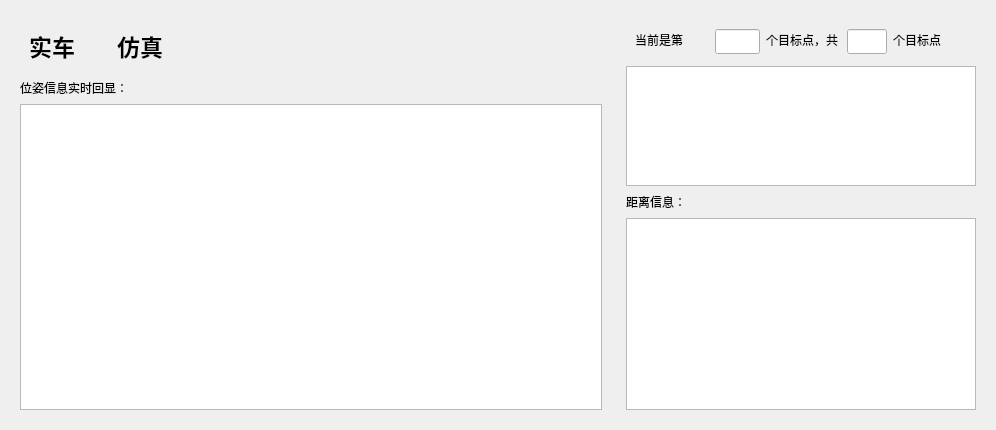
            <widget class="QWidget" name="tab_6">
             <attribute name="title">
              <string>Navigation Data</string>
             </attribute>
             <layout class="QHBoxLayout" name="horizontalLayout_54">
              <item>
               <widget class="QWidget" name="widget_12" native="true">
                <property name="minimumSize">
                 <size>
                  <width>600</width>
                  <height>0</height>
                 </size>
                </property>
                <property name="maximumSize">
                 <size>
                  <width>600</width>
                  <height>16777215</height>
                 </size>
                </property>
                <layout class="QVBoxLayout" name="verticalLayout_47">
                 <item>
                  <layout class="QHBoxLayout" name="horizontalLayout_53">
                   <item>
                    <widget class="QWidget" name="widget_9" native="true">
                     <layout class="QHBoxLayout" name="horizontalLayout_49">
                      <item>
                       <widget class="QLabel" name="label_26">
                        <property name="font">
                         <font>
                          <family>DejaVu Serif 13</family>
                          <pointsize>17</pointsize>
                          <weight>75</weight>
                          <bold>true</bold>
                         </font>
                        </property>
                        <property name="text">
                         <string>实车</string>
                        </property>
                       </widget>
                      </item>
                      <item>
                       <widget class="QLabel" name="label_truecardisplay">
                        <property name="minimumSize">
                         <size>
                          <width>30</width>
                          <height>30</height>
                         </size>
                        </property>
                        <property name="maximumSize">
                         <size>
                          <width>30</width>
                          <height>30</height>
                         </size>
                        </property>
                        <property name="text">
                         <string/>
                        </property>
                        <property name="pixmap">
                         <pixmap resource="../resources/images.qrc">:/images/Red.png</pixmap>
                        </property>
                        <property name="scaledContents">
                         <bool>true</bool>
                        </property>
                       </widget>
                      </item>
                      <item>
                       <widget class="QLabel" name="label_33">
                        <property name="font">
                         <font>
                          <family>DejaVu Serif 13</family>
                          <pointsize>17</pointsize>
                          <weight>75</weight>
                          <bold>true</bold>
                         </font>
                        </property>
                        <property name="text">
                         <string>仿真</string>
                        </property>
                       </widget>
                      </item>
                      <item>
                       <widget class="QLabel" name="label_simdisplay">
                        <property name="minimumSize">
                         <size>
                          <width>30</width>
                          <height>30</height>
                         </size>
                        </property>
                        <property name="maximumSize">
                         <size>
                          <width>30</width>
                          <height>30</height>
                         </size>
                        </property>
                        <property name="text">
                         <string/>
                        </property>
                        <property name="pixmap">
                         <pixmap resource="../resources/images.qrc">:/images/Red.png</pixmap>
                        </property>
                        <property name="scaledContents">
                         <bool>true</bool>
                        </property>
                       </widget>
                      </item>
                     </layout>
                    </widget>
                   </item>
                   <item>
                    <spacer name="horizontalSpacer_31">
                     <property name="orientation">
                      <enum>Qt::Horizontal</enum>
                     </property>
                     <property name="sizeHint" stdset="0">
                      <size>
                       <width>40</width>
                       <height>20</height>
                      </size>
                     </property>
                    </spacer>
                   </item>
                  </layout>
                 </item>
                 <item>
                  <layout class="QHBoxLayout" name="horizontalLayout_52">
                   <item>
                    <widget class="QLabel" name="label_34">
                     <property name="text">
                      <string>位姿信息实时回显：</string>
                     </property>
                    </widget>
                   </item>
                   <item>
                    <spacer name="horizontalSpacer_30">
                     <property name="orientation">
                      <enum>Qt::Horizontal</enum>
                     </property>
                     <property name="sizeHint" stdset="0">
                      <size>
                       <width>40</width>
                       <height>20</height>
                      </size>
                     </property>
                    </spacer>
                   </item>
                  </layout>
                 </item>
                 <item>
                  <widget class="QTextEdit" name="textEdit_odomData"/>
                 </item>
                </layout>
               </widget>
              </item>
              <item>
               <widget class="QWidget" name="widget_10" native="true">
                <layout class="QVBoxLayout" name="verticalLayout_46">
                 <item>
                  <widget class="QWidget" name="widget_11" native="true">
                   <property name="minimumSize">
                    <size>
                     <width>350</width>
                     <height>40</height>
                    </size>
                   </property>
                   <property name="maximumSize">
                    <size>
                     <width>350</width>
                     <height>40</height>
                    </size>
                   </property>
                   <layout class="QHBoxLayout" name="horizontalLayout_50">
                    <item>
                     <widget class="QLabel" name="label_35">
                      <property name="text">
                       <string>当前是第</string>
                      </property>
                     </widget>
                    </item>
                    <item>
                     <widget class="QLineEdit" name="lineEdit_current">
                      <property name="minimumSize">
                       <size>
                        <width>45</width>
                        <height>25</height>
                       </size>
                      </property>
                      <property name="maximumSize">
                       <size>
                        <width>40</width>
                        <height>25</height>
                       </size>
                      </property>
                      <property name="font">
                       <font>
                        <family>DejaVu Serif 13</family>
                        <pointsize>13</pointsize>
                        <weight>75</weight>
                        <bold>true</bold>
                       </font>
                      </property>
                      <property name="styleSheet">
                       <string notr="true">color: rgb(193, 125, 17);</string>
                      </property>
                     </widget>
                    </item>
                    <item>
                     <widget class="QLabel" name="label_36">
                      <property name="text">
                       <string>个目标点，共</string>
                      </property>
                     </widget>
                    </item>
                    <item>
                     <widget class="QLineEdit" name="lineEdit_total">
                      <property name="minimumSize">
                       <size>
                        <width>40</width>
                        <height>25</height>
                       </size>
                      </property>
                      <property name="maximumSize">
                       <size>
                        <width>40</width>
                        <height>25</height>
                       </size>
                      </property>
                      <property name="font">
                       <font>
                        <family>DejaVu Serif 13</family>
                        <pointsize>13</pointsize>
                        <weight>75</weight>
                        <bold>true</bold>
                       </font>
                      </property>
                      <property name="styleSheet">
                       <string notr="true">color: rgb(245, 121, 0);</string>
                      </property>
                     </widget>
                    </item>
                    <item>
                     <widget class="QLabel" name="label_37">
                      <property name="text">
                       <string>个目标点</string>
                      </property>
                     </widget>
                    </item>
                   </layout>
                  </widget>
                 </item>
                 <item>
                  <widget class="QTextEdit" name="textEdit_dis">
                   <property name="minimumSize">
                    <size>
                     <width>0</width>
                     <height>120</height>
                    </size>
                   </property>
                   <property name="maximumSize">
                    <size>
                     <width>16777215</width>
                     <height>120</height>
                    </size>
                   </property>
                  </widget>
                 </item>
                 <item>
                  <layout class="QHBoxLayout" name="horizontalLayout_51">
                   <item>
                    <widget class="QLabel" name="label_38">
                     <property name="text">
                      <string>距离信息：</string>
                     </property>
                    </widget>
                   </item>
                   <item>
                    <spacer name="horizontalSpacer_29">
                     <property name="orientation">
                      <enum>Qt::Horizontal</enum>
                     </property>
                     <property name="sizeHint" stdset="0">
                      <size>
                       <width>40</width>
                       <height>20</height>
                      </size>
                     </property>
                    </spacer>
                   </item>
                  </layout>
                 </item>
                 <item>
                  <widget class="QTextEdit" name="textEdit_odomDis"/>
                 </item>
                </layout>
               </widget>
              </item>
             </layout>
            </widget>
